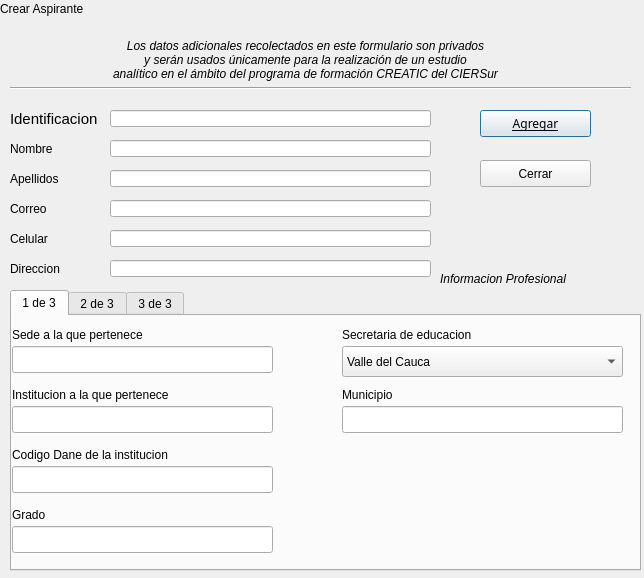
<?xml version="1.0" encoding="UTF-8"?>
<ui version="4.0">
 <class>AspiranteQdialog</class>
 <widget class="QDialog" name="AspiranteQdialog">
  <property name="geometry">
   <rect>
    <x>0</x>
    <y>0</y>
    <width>644</width>
    <height>578</height>
   </rect>
  </property>
  <property name="sizePolicy">
   <sizepolicy hsizetype="Preferred" vsizetype="Preferred">
    <horstretch>0</horstretch>
    <verstretch>0</verstretch>
   </sizepolicy>
  </property>
  <property name="windowTitle">
   <string>Dialog</string>
  </property>
  <widget class="QLabel" name="label_2">
   <property name="geometry">
    <rect>
     <x>0</x>
     <y>0</y>
     <width>121</width>
     <height>17</height>
    </rect>
   </property>
   <property name="text">
    <string>Crear Aspirante</string>
   </property>
  </widget>
  <widget class="QLineEdit" name="txtApellidos">
   <property name="geometry">
    <rect>
     <x>110</x>
     <y>170</y>
     <width>321</width>
     <height>17</height>
    </rect>
   </property>
  </widget>
  <widget class="Line" name="line">
   <property name="geometry">
    <rect>
     <x>10</x>
     <y>80</y>
     <width>621</width>
     <height>16</height>
    </rect>
   </property>
   <property name="orientation">
    <enum>Qt::Horizontal</enum>
   </property>
  </widget>
  <widget class="QLabel" name="label_3">
   <property name="geometry">
    <rect>
     <x>10</x>
     <y>110</y>
     <width>101</width>
     <height>17</height>
    </rect>
   </property>
   <property name="font">
    <font>
     <pointsize>11</pointsize>
    </font>
   </property>
   <property name="text">
    <string>Identificacion</string>
   </property>
  </widget>
  <widget class="QLabel" name="label_5">
   <property name="geometry">
    <rect>
     <x>10</x>
     <y>170</y>
     <width>66</width>
     <height>17</height>
    </rect>
   </property>
   <property name="text">
    <string>Apellidos</string>
   </property>
  </widget>
  <widget class="QLabel" name="label_4">
   <property name="geometry">
    <rect>
     <x>10</x>
     <y>140</y>
     <width>66</width>
     <height>17</height>
    </rect>
   </property>
   <property name="text">
    <string>Nombre</string>
   </property>
  </widget>
  <widget class="QLineEdit" name="txtNombre">
   <property name="geometry">
    <rect>
     <x>110</x>
     <y>140</y>
     <width>321</width>
     <height>17</height>
    </rect>
   </property>
  </widget>
  <widget class="QLineEdit" name="txtid">
   <property name="geometry">
    <rect>
     <x>110</x>
     <y>110</y>
     <width>321</width>
     <height>17</height>
    </rect>
   </property>
  </widget>
  <widget class="QLabel" name="label">
   <property name="geometry">
    <rect>
     <x>60</x>
     <y>20</y>
     <width>491</width>
     <height>81</height>
    </rect>
   </property>
   <property name="text">
    <string>&lt;html&gt;&lt;head/&gt;&lt;body&gt;&lt;p align=&quot;center&quot;&gt;&lt;span style=&quot; font-size:9pt; font-style:italic;&quot;&gt;Los datos adicionales recolectados en este formulario son privados &lt;br/&gt;y serán usados únicamente para la realización de un estudio &lt;br/&gt;analítico en el ámbito del programa de formación CREATIC del CIER­Sur&lt;/span&gt;&lt;/p&gt;&lt;/body&gt;&lt;/html&gt;</string>
   </property>
  </widget>
  <widget class="QWidget" name="gridLayoutWidget">
   <property name="geometry">
    <rect>
     <x>10</x>
     <y>290</y>
     <width>631</width>
     <height>281</height>
    </rect>
   </property>
   <layout class="QGridLayout" name="gridLayout">
    <item row="0" column="0">
     <widget class="QTabWidget" name="tabWidget">
      <property name="toolTip">
       <string>&lt;html&gt;&lt;head/&gt;&lt;body&gt;&lt;p&gt;Informacion Profesional&lt;/p&gt;&lt;/body&gt;&lt;/html&gt;</string>
      </property>
      <property name="currentIndex">
       <number>0</number>
      </property>
      <widget class="QWidget" name="tab">
       <attribute name="title">
        <string>1 de 3</string>
       </attribute>
       <widget class="QLabel" name="label_9">
        <property name="geometry">
         <rect>
          <x>0</x>
          <y>130</y>
          <width>201</width>
          <height>17</height>
         </rect>
        </property>
        <property name="text">
         <string>Codigo Dane de la institucion</string>
        </property>
       </widget>
       <widget class="QLineEdit" name="txtDane">
        <property name="geometry">
         <rect>
          <x>0</x>
          <y>150</y>
          <width>261</width>
          <height>27</height>
         </rect>
        </property>
       </widget>
       <widget class="QLineEdit" name="txtGrado">
        <property name="geometry">
         <rect>
          <x>0</x>
          <y>210</y>
          <width>261</width>
          <height>27</height>
         </rect>
        </property>
       </widget>
       <widget class="QLineEdit" name="txtSede">
        <property name="geometry">
         <rect>
          <x>0</x>
          <y>30</y>
          <width>261</width>
          <height>27</height>
         </rect>
        </property>
       </widget>
       <widget class="QLineEdit" name="txtMunicipio">
        <property name="geometry">
         <rect>
          <x>330</x>
          <y>90</y>
          <width>281</width>
          <height>27</height>
         </rect>
        </property>
       </widget>
       <widget class="QLabel" name="label_7">
        <property name="geometry">
         <rect>
          <x>0</x>
          <y>10</y>
          <width>161</width>
          <height>17</height>
         </rect>
        </property>
        <property name="text">
         <string>Sede a la que pertenece</string>
        </property>
       </widget>
       <widget class="QLabel" name="label_11">
        <property name="geometry">
         <rect>
          <x>330</x>
          <y>10</y>
          <width>171</width>
          <height>17</height>
         </rect>
        </property>
        <property name="text">
         <string>Secretaria de educacion</string>
        </property>
       </widget>
       <widget class="QLabel" name="label_12">
        <property name="geometry">
         <rect>
          <x>330</x>
          <y>70</y>
          <width>71</width>
          <height>17</height>
         </rect>
        </property>
        <property name="text">
         <string>Municipio</string>
        </property>
       </widget>
       <widget class="QLabel" name="label_10">
        <property name="geometry">
         <rect>
          <x>0</x>
          <y>190</y>
          <width>66</width>
          <height>17</height>
         </rect>
        </property>
        <property name="text">
         <string>Grado</string>
        </property>
       </widget>
       <widget class="QLineEdit" name="txtInstitucion">
        <property name="geometry">
         <rect>
          <x>0</x>
          <y>90</y>
          <width>261</width>
          <height>27</height>
         </rect>
        </property>
       </widget>
       <widget class="QLabel" name="label_8">
        <property name="geometry">
         <rect>
          <x>0</x>
          <y>70</y>
          <width>201</width>
          <height>17</height>
         </rect>
        </property>
        <property name="text">
         <string>Institucion a la que pertenece</string>
        </property>
       </widget>
       <widget class="QComboBox" name="txtSecretaria">
        <property name="geometry">
         <rect>
          <x>330</x>
          <y>30</y>
          <width>281</width>
          <height>31</height>
         </rect>
        </property>
        <item>
         <property name="text">
          <string>Valle del Cauca</string>
         </property>
        </item>
        <item>
         <property name="text">
          <string>Cauca</string>
         </property>
        </item>
        <item>
         <property name="text">
          <string>Narino</string>
         </property>
        </item>
        <item>
         <property name="text">
          <string>Tolima</string>
         </property>
        </item>
        <item>
         <property name="text">
          <string>Huila</string>
         </property>
        </item>
        <item>
         <property name="text">
          <string>Caqueta</string>
         </property>
        </item>
        <item>
         <property name="text">
          <string>Putumayo</string>
         </property>
        </item>
        <item>
         <property name="text">
          <string>Amazonas</string>
         </property>
        </item>
       </widget>
      </widget>
      <widget class="QWidget" name="tab_2">
       <attribute name="title">
        <string>2 de 3</string>
       </attribute>
       <widget class="QWidget" name="verticalLayoutWidget">
        <property name="geometry">
         <rect>
          <x>0</x>
          <y>10</y>
          <width>451</width>
          <height>121</height>
         </rect>
        </property>
        <layout class="QVBoxLayout" name="verticalLayout">
         <item>
          <widget class="QLabel" name="label_14">
           <property name="sizePolicy">
            <sizepolicy hsizetype="Fixed" vsizetype="Fixed">
             <horstretch>0</horstretch>
             <verstretch>0</verstretch>
            </sizepolicy>
           </property>
           <property name="font">
            <font>
             <weight>75</weight>
             <bold>true</bold>
             <strikeout>false</strikeout>
             <kerning>false</kerning>
            </font>
           </property>
           <property name="text">
            <string>Actualmente es TUTOR(A) del programa Todos Aprenden-PTA?</string>
           </property>
           <property name="alignment">
            <set>Qt::AlignLeading|Qt::AlignLeft|Qt::AlignTop</set>
           </property>
          </widget>
         </item>
         <item>
          <widget class="QRadioButton" name="TutorNo">
           <property name="sizePolicy">
            <sizepolicy hsizetype="Fixed" vsizetype="Fixed">
             <horstretch>0</horstretch>
             <verstretch>0</verstretch>
            </sizepolicy>
           </property>
           <property name="layoutDirection">
            <enum>Qt::LeftToRight</enum>
           </property>
           <property name="text">
            <string>No</string>
           </property>
           <property name="checked">
            <bool>true</bool>
           </property>
          </widget>
         </item>
         <item>
          <widget class="QRadioButton" name="TutorSi">
           <property name="sizePolicy">
            <sizepolicy hsizetype="Fixed" vsizetype="Fixed">
             <horstretch>0</horstretch>
             <verstretch>0</verstretch>
            </sizepolicy>
           </property>
           <property name="text">
            <string>Si</string>
           </property>
          </widget>
         </item>
        </layout>
       </widget>
      </widget>
      <widget class="QWidget" name="tab3">
       <attribute name="title">
        <string>3 de 3</string>
       </attribute>
       <widget class="QRadioButton" name="ColAprendeSi">
        <property name="geometry">
         <rect>
          <x>0</x>
          <y>60</y>
          <width>116</width>
          <height>22</height>
         </rect>
        </property>
        <property name="text">
         <string>Si</string>
        </property>
       </widget>
       <widget class="QLabel" name="label_15">
        <property name="geometry">
         <rect>
          <x>0</x>
          <y>20</y>
          <width>451</width>
          <height>17</height>
         </rect>
        </property>
        <property name="font">
         <font>
          <weight>75</weight>
          <bold>true</bold>
          <strikeout>false</strikeout>
          <kerning>false</kerning>
         </font>
        </property>
        <property name="text">
         <string>Tiene usuario Colombia Aprende?</string>
        </property>
       </widget>
       <widget class="QRadioButton" name="ColAprendeNo">
        <property name="geometry">
         <rect>
          <x>0</x>
          <y>40</y>
          <width>116</width>
          <height>22</height>
         </rect>
        </property>
        <property name="text">
         <string>No</string>
        </property>
        <property name="checked">
         <bool>true</bool>
        </property>
       </widget>
       <widget class="QWidget" name="panelSexo" native="true">
        <property name="geometry">
         <rect>
          <x>0</x>
          <y>90</y>
          <width>121</width>
          <height>81</height>
         </rect>
        </property>
        <widget class="QLabel" name="label_19">
         <property name="geometry">
          <rect>
           <x>0</x>
           <y>10</y>
           <width>51</width>
           <height>17</height>
          </rect>
         </property>
         <property name="font">
          <font>
           <weight>75</weight>
           <bold>true</bold>
           <strikeout>false</strikeout>
           <kerning>false</kerning>
          </font>
         </property>
         <property name="text">
          <string>Sexo</string>
         </property>
        </widget>
        <widget class="QRadioButton" name="femenino">
         <property name="geometry">
          <rect>
           <x>0</x>
           <y>30</y>
           <width>106</width>
           <height>23</height>
          </rect>
         </property>
         <property name="text">
          <string>Femenino</string>
         </property>
         <property name="checked">
          <bool>true</bool>
         </property>
        </widget>
        <widget class="QRadioButton" name="masculino">
         <property name="geometry">
          <rect>
           <x>0</x>
           <y>50</y>
           <width>106</width>
           <height>23</height>
          </rect>
         </property>
         <property name="text">
          <string>Masculino</string>
         </property>
        </widget>
       </widget>
       <widget class="QLabel" name="label_20">
        <property name="geometry">
         <rect>
          <x>360</x>
          <y>20</y>
          <width>151</width>
          <height>17</height>
         </rect>
        </property>
        <property name="font">
         <font>
          <weight>75</weight>
          <bold>true</bold>
          <strikeout>false</strikeout>
          <kerning>false</kerning>
         </font>
        </property>
        <property name="text">
         <string>Fecha de Nacimiento</string>
        </property>
       </widget>
       <widget class="Line" name="line_2">
        <property name="geometry">
         <rect>
          <x>240</x>
          <y>0</y>
          <width>16</width>
          <height>241</height>
         </rect>
        </property>
        <property name="orientation">
         <enum>Qt::Vertical</enum>
        </property>
       </widget>
       <widget class="QCalendarWidget" name="calendario">
        <property name="geometry">
         <rect>
          <x>290</x>
          <y>40</y>
          <width>264</width>
          <height>180</height>
         </rect>
        </property>
        <property name="selectedDate">
         <date>
          <year>2015</year>
          <month>5</month>
          <day>16</day>
         </date>
        </property>
        <property name="firstDayOfWeek">
         <enum>Qt::Monday</enum>
        </property>
        <property name="gridVisible">
         <bool>false</bool>
        </property>
        <property name="selectionMode">
         <enum>QCalendarWidget::SingleSelection</enum>
        </property>
        <property name="horizontalHeaderFormat">
         <enum>QCalendarWidget::ShortDayNames</enum>
        </property>
        <property name="verticalHeaderFormat">
         <enum>QCalendarWidget::NoVerticalHeader</enum>
        </property>
        <property name="navigationBarVisible">
         <bool>true</bool>
        </property>
        <property name="dateEditEnabled">
         <bool>true</bool>
        </property>
       </widget>
      </widget>
     </widget>
    </item>
   </layout>
  </widget>
  <widget class="QPushButton" name="btAceptar">
   <property name="geometry">
    <rect>
     <x>480</x>
     <y>110</y>
     <width>111</width>
     <height>27</height>
    </rect>
   </property>
   <property name="font">
    <font>
     <family>Arial Black</family>
     <weight>50</weight>
     <italic>false</italic>
     <bold>false</bold>
     <underline>true</underline>
    </font>
   </property>
   <property name="text">
    <string>Agregar</string>
   </property>
  </widget>
  <widget class="QPushButton" name="btSalir">
   <property name="geometry">
    <rect>
     <x>480</x>
     <y>160</y>
     <width>111</width>
     <height>27</height>
    </rect>
   </property>
   <property name="text">
    <string>Cerrar</string>
   </property>
  </widget>
  <widget class="QLineEdit" name="txtCorreo">
   <property name="geometry">
    <rect>
     <x>110</x>
     <y>200</y>
     <width>321</width>
     <height>17</height>
    </rect>
   </property>
  </widget>
  <widget class="QLabel" name="label_16">
   <property name="geometry">
    <rect>
     <x>10</x>
     <y>200</y>
     <width>66</width>
     <height>17</height>
    </rect>
   </property>
   <property name="text">
    <string>Correo</string>
   </property>
  </widget>
  <widget class="QLineEdit" name="txtDireccion">
   <property name="geometry">
    <rect>
     <x>110</x>
     <y>260</y>
     <width>321</width>
     <height>17</height>
    </rect>
   </property>
  </widget>
  <widget class="QLabel" name="label_17">
   <property name="geometry">
    <rect>
     <x>10</x>
     <y>260</y>
     <width>66</width>
     <height>17</height>
    </rect>
   </property>
   <property name="text">
    <string>Direccion</string>
   </property>
  </widget>
  <widget class="QLineEdit" name="txtCelular">
   <property name="geometry">
    <rect>
     <x>110</x>
     <y>230</y>
     <width>321</width>
     <height>17</height>
    </rect>
   </property>
  </widget>
  <widget class="QLabel" name="label_18">
   <property name="geometry">
    <rect>
     <x>10</x>
     <y>230</y>
     <width>66</width>
     <height>17</height>
    </rect>
   </property>
   <property name="text">
    <string>Celular</string>
   </property>
  </widget>
  <widget class="QLabel" name="label_6">
   <property name="geometry">
    <rect>
     <x>440</x>
     <y>270</y>
     <width>161</width>
     <height>17</height>
    </rect>
   </property>
   <property name="font">
    <font>
     <italic>true</italic>
    </font>
   </property>
   <property name="text">
    <string>Informacion Profesional</string>
   </property>
  </widget>
 </widget>
 <tabstops>
  <tabstop>txtid</tabstop>
  <tabstop>txtNombre</tabstop>
  <tabstop>txtApellidos</tabstop>
  <tabstop>txtCorreo</tabstop>
  <tabstop>txtCelular</tabstop>
  <tabstop>txtDireccion</tabstop>
  <tabstop>txtSede</tabstop>
  <tabstop>txtInstitucion</tabstop>
  <tabstop>txtDane</tabstop>
  <tabstop>txtGrado</tabstop>
  <tabstop>txtMunicipio</tabstop>
  <tabstop>TutorNo</tabstop>
  <tabstop>TutorSi</tabstop>
  <tabstop>ColAprendeNo</tabstop>
  <tabstop>ColAprendeSi</tabstop>
  <tabstop>femenino</tabstop>
  <tabstop>masculino</tabstop>
  <tabstop>calendario</tabstop>
  <tabstop>btAceptar</tabstop>
  <tabstop>btSalir</tabstop>
  <tabstop>tabWidget</tabstop>
 </tabstops>
 <resources/>
 <connections/>
</ui>
